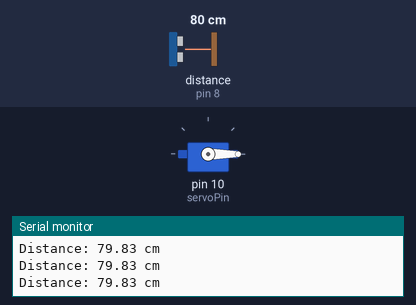
Recording of a sketch running on a simulated Arduino Uno, built with avr-gcc and run on an emulated ATmega328P. Parts: servo, the last lines printed to the serial monitor. Wiring (inferred from the names in the program): ultrasonic range finder: trigger pin 9; echo pin 8. The test bench sets the inputs (shaded band); at power-on: distance to the obstacle (sensor on pin 8) 80 cm. The echo pulse lasts 58.3 µs per cm.

Above: at 1.2 s.
1.3 s: distance to the obstacle (sensor on pin 8) set to 28 cm
2.8 s: distance to the obstacle (sensor on pin 8) set to 22 cm
At 4.1 s:
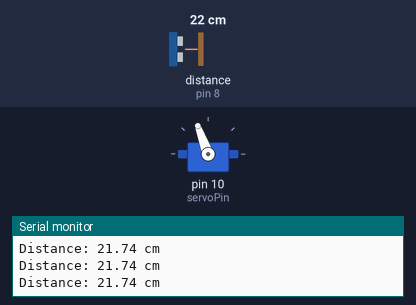
4.4 s: distance to the obstacle (sensor on pin 8) set to 35 cm
At 5.0 s:
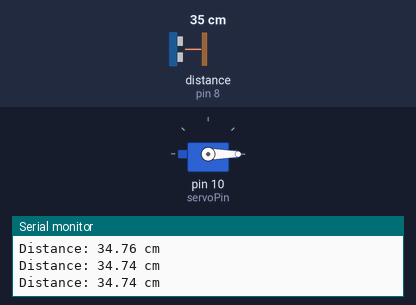
5.9 s: distance to the obstacle (sensor on pin 8) set to 2 cm
At 7.2 s:
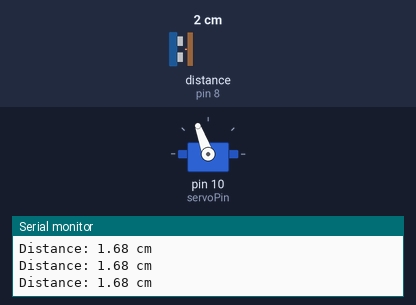
Timing chart, 0 to 8.4 s (numbered marks = the images above; inputs shaded):
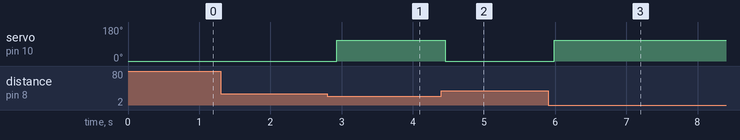

The sketch:

smart_trash_can_v1.ino
```cpp
// (licence header left out)
#include <Servo.h>
const int trigPin  = 9;
const int echoPin  = 8;
const int servoPin = 10;
Servo lidServo;
long duration;
float distance;
const float openDistance = 25.0;   // cm
const int openAngle = 110;
const int closedAngle = 0;

void setup() {
  pinMode(trigPin, OUTPUT);
  pinMode(echoPin, INPUT);
  lidServo.attach(servoPin);
  lidServo.write(closedAngle);
  Serial.begin(9600);
}

float getDistanceCm() {
  digitalWrite(trigPin, LOW);
  delayMicroseconds(2);
  digitalWrite(trigPin, HIGH);
  delayMicroseconds(10);
  digitalWrite(trigPin, LOW);
  duration = pulseIn(echoPin, HIGH, 30000);  // 30ms timeout
  if (duration == 0) return 999.0;           // No echo / out-of-range
  return (duration / 2.0) / 29.1;
}

void loop() {
  distance = getDistanceCm();
  Serial.print("Distance: ");
  Serial.print(distance);
  Serial.println(" cm");
  if (distance < openDistance) {
    lidServo.write(openAngle);
  } else {
    lidServo.write(closedAngle);
  }
  delay(150);
}
```

Measured:
- the behaviour switches between 26 and 25 cm on distance to the obstacle (sensor on pin 8) (found by bisection; images 0 and 1)
- after the input at 2.8 s, servo on pin 10 (servoPin): 0° → 110° after 0.13 s
- after the input at 4.4 s, servo on pin 10 (servoPin): 110° → 0° after 0.06 s
- after the input at 5.9 s, servo on pin 10 (servoPin): 0° → 110° after 0.08 s
